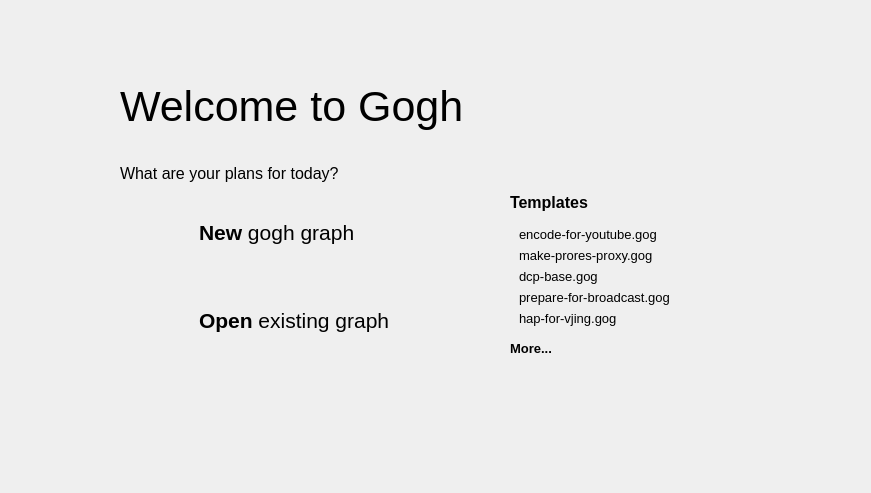
<?xml version="1.0" encoding="UTF-8"?>
<ui version="4.0">
 <class>WelcomeDialog</class>
 <widget class="QDialog" name="WelcomeDialog">
  <property name="geometry">
   <rect>
    <x>0</x>
    <y>0</y>
    <width>871</width>
    <height>493</height>
   </rect>
  </property>
  <property name="windowTitle">
   <string>Welcome to Gogh</string>
  </property>
  <layout class="QVBoxLayout" name="verticalLayout_4">
   <property name="spacing">
    <number>0</number>
   </property>
   <property name="leftMargin">
    <number>0</number>
   </property>
   <property name="topMargin">
    <number>0</number>
   </property>
   <property name="rightMargin">
    <number>0</number>
   </property>
   <property name="bottomMargin">
    <number>0</number>
   </property>
   <item>
    <widget class="QWidget" name="titleBar" native="true">
     <layout class="QHBoxLayout" name="horizontalLayout_4">
      <property name="spacing">
       <number>0</number>
      </property>
      <property name="leftMargin">
       <number>0</number>
      </property>
      <property name="topMargin">
       <number>0</number>
      </property>
      <property name="rightMargin">
       <number>0</number>
      </property>
      <property name="bottomMargin">
       <number>0</number>
      </property>
      <item>
       <spacer name="horizontalSpacer">
        <property name="orientation">
         <enum>Qt::Horizontal</enum>
        </property>
        <property name="sizeHint" stdset="0">
         <size>
          <width>836</width>
          <height>20</height>
         </size>
        </property>
       </spacer>
      </item>
      <item>
       <widget class="QPushButton" name="titleBarCloseButton">
        <property name="minimumSize">
         <size>
          <width>32</width>
          <height>32</height>
         </size>
        </property>
        <property name="maximumSize">
         <size>
          <width>32</width>
          <height>32</height>
         </size>
        </property>
        <property name="icon">
         <iconset resource="../resources/resources.qrc">
          <normaloff>:/images/cross.png</normaloff>:/images/cross.png</iconset>
        </property>
        <property name="iconSize">
         <size>
          <width>32</width>
          <height>32</height>
         </size>
        </property>
        <property name="flat">
         <bool>true</bool>
        </property>
       </widget>
      </item>
     </layout>
    </widget>
   </item>
   <item>
    <widget class="QWidget" name="centralWidget" native="true">
     <layout class="QVBoxLayout" name="verticalLayout_7">
      <property name="leftMargin">
       <number>120</number>
      </property>
      <property name="topMargin">
       <number>50</number>
      </property>
      <property name="rightMargin">
       <number>110</number>
      </property>
      <item>
       <widget class="QLabel" name="title">
        <property name="sizePolicy">
         <sizepolicy hsizetype="Preferred" vsizetype="Minimum">
          <horstretch>0</horstretch>
          <verstretch>0</verstretch>
         </sizepolicy>
        </property>
        <property name="text">
         <string>&lt;html&gt;&lt;head/&gt;&lt;body&gt;&lt;p&gt;&lt;span style=&quot; font-size:32pt;&quot;&gt;Welcome to Gogh&lt;/span&gt;&lt;/p&gt;&lt;/body&gt;&lt;/html&gt;</string>
        </property>
       </widget>
      </item>
      <item>
       <spacer name="verticalSpacer_2">
        <property name="orientation">
         <enum>Qt::Vertical</enum>
        </property>
        <property name="sizeType">
         <enum>QSizePolicy::Preferred</enum>
        </property>
        <property name="sizeHint" stdset="0">
         <size>
          <width>20</width>
          <height>27</height>
         </size>
        </property>
       </spacer>
      </item>
      <item>
       <widget class="QLabel" name="subtitle">
        <property name="text">
         <string>&lt;html&gt;&lt;head/&gt;&lt;body&gt;&lt;p&gt;&lt;span style=&quot; font-size:12pt;&quot;&gt;What are your plans for today?&lt;/span&gt;&lt;/p&gt;&lt;/body&gt;&lt;/html&gt;</string>
        </property>
       </widget>
      </item>
      <item>
       <widget class="QWidget" name="mainFrame" native="true">
        <property name="sizePolicy">
         <sizepolicy hsizetype="Preferred" vsizetype="Expanding">
          <horstretch>0</horstretch>
          <verstretch>0</verstretch>
         </sizepolicy>
        </property>
        <layout class="QHBoxLayout" name="horizontalLayout_3">
         <property name="spacing">
          <number>60</number>
         </property>
         <property name="leftMargin">
          <number>0</number>
         </property>
         <property name="topMargin">
          <number>4</number>
         </property>
         <property name="rightMargin">
          <number>0</number>
         </property>
         <property name="bottomMargin">
          <number>0</number>
         </property>
         <item>
          <widget class="QWidget" name="leftColumn" native="true">
           <property name="sizePolicy">
            <sizepolicy hsizetype="Preferred" vsizetype="Preferred">
             <horstretch>0</horstretch>
             <verstretch>0</verstretch>
            </sizepolicy>
           </property>
           <layout class="QVBoxLayout" name="verticalLayout_3">
            <property name="spacing">
             <number>8</number>
            </property>
            <property name="leftMargin">
             <number>0</number>
            </property>
            <property name="topMargin">
             <number>0</number>
            </property>
            <property name="rightMargin">
             <number>0</number>
            </property>
            <property name="bottomMargin">
             <number>0</number>
            </property>
            <item>
             <widget class="ClickableWidget" name="newButton" native="true">
              <layout class="QVBoxLayout" name="verticalLayout_5">
               <property name="spacing">
                <number>0</number>
               </property>
               <property name="leftMargin">
                <number>0</number>
               </property>
               <property name="topMargin">
                <number>0</number>
               </property>
               <property name="rightMargin">
                <number>0</number>
               </property>
               <property name="bottomMargin">
                <number>0</number>
               </property>
               <item>
                <widget class="QWidget" name="newButtonContent" native="true">
                 <layout class="QHBoxLayout" name="horizontalLayout">
                  <property name="topMargin">
                   <number>8</number>
                  </property>
                  <property name="rightMargin">
                   <number>60</number>
                  </property>
                  <property name="bottomMargin">
                   <number>8</number>
                  </property>
                  <item>
                   <widget class="QLabel" name="newIcon">
                    <property name="minimumSize">
                     <size>
                      <width>64</width>
                      <height>64</height>
                     </size>
                    </property>
                    <property name="maximumSize">
                     <size>
                      <width>64</width>
                      <height>64</height>
                     </size>
                    </property>
                    <property name="text">
                     <string/>
                    </property>
                    <property name="pixmap">
                     <pixmap resource="../resources/resources.qrc">:/images/new-file.png</pixmap>
                    </property>
                   </widget>
                  </item>
                  <item>
                   <widget class="QLabel" name="newLabel">
                    <property name="text">
                     <string>&lt;html&gt;&lt;head/&gt;&lt;body&gt;&lt;p&gt;&lt;span style=&quot; font-size:16pt; font-weight:600;&quot;&gt;New&lt;/span&gt;&lt;span style=&quot; font-size:16pt;&quot;&gt; gogh graph&lt;/span&gt;&lt;/p&gt;&lt;/body&gt;&lt;/html&gt;</string>
                    </property>
                   </widget>
                  </item>
                 </layout>
                </widget>
               </item>
              </layout>
             </widget>
            </item>
            <item>
             <widget class="ClickableWidget" name="openButton" native="true">
              <layout class="QVBoxLayout" name="verticalLayout_6">
               <property name="spacing">
                <number>0</number>
               </property>
               <property name="leftMargin">
                <number>0</number>
               </property>
               <property name="topMargin">
                <number>0</number>
               </property>
               <property name="rightMargin">
                <number>0</number>
               </property>
               <property name="bottomMargin">
                <number>0</number>
               </property>
               <item>
                <widget class="QWidget" name="openButtonContent" native="true">
                 <layout class="QHBoxLayout" name="horizontalLayout_2">
                  <property name="leftMargin">
                   <number>9</number>
                  </property>
                  <property name="topMargin">
                   <number>8</number>
                  </property>
                  <property name="rightMargin">
                   <number>60</number>
                  </property>
                  <property name="bottomMargin">
                   <number>8</number>
                  </property>
                  <item>
                   <widget class="QLabel" name="openIcon">
                    <property name="minimumSize">
                     <size>
                      <width>64</width>
                      <height>64</height>
                     </size>
                    </property>
                    <property name="maximumSize">
                     <size>
                      <width>64</width>
                      <height>64</height>
                     </size>
                    </property>
                    <property name="text">
                     <string/>
                    </property>
                    <property name="pixmap">
                     <pixmap resource="../resources/resources.qrc">:/images/open-file.png</pixmap>
                    </property>
                   </widget>
                  </item>
                  <item>
                   <widget class="QLabel" name="openLabel">
                    <property name="text">
                     <string>&lt;html&gt;&lt;head/&gt;&lt;body&gt;&lt;p&gt;&lt;span style=&quot; font-size:16pt; font-weight:600;&quot;&gt;Open&lt;/span&gt;&lt;span style=&quot; font-size:16pt;&quot;&gt; existing graph&lt;/span&gt;&lt;/p&gt;&lt;/body&gt;&lt;/html&gt;</string>
                    </property>
                   </widget>
                  </item>
                 </layout>
                </widget>
               </item>
              </layout>
             </widget>
            </item>
            <item>
             <spacer name="verticalSpacer_4">
              <property name="orientation">
               <enum>Qt::Vertical</enum>
              </property>
              <property name="sizeHint" stdset="0">
               <size>
                <width>20</width>
                <height>0</height>
               </size>
              </property>
             </spacer>
            </item>
           </layout>
          </widget>
         </item>
         <item>
          <widget class="QWidget" name="rightColumn" native="true">
           <layout class="QVBoxLayout" name="verticalLayout_2">
            <property name="leftMargin">
             <number>0</number>
            </property>
            <property name="topMargin">
             <number>0</number>
            </property>
            <property name="rightMargin">
             <number>0</number>
            </property>
            <property name="bottomMargin">
             <number>0</number>
            </property>
            <item>
             <widget class="QLabel" name="templatesTitle">
              <property name="text">
               <string>&lt;html&gt;&lt;head/&gt;&lt;body&gt;&lt;p&gt;&lt;span style=&quot; font-size:12pt;&quot;&gt;&lt;b&gt;Templates&lt;/b&gt;&lt;/span&gt;&lt;/p&gt;&lt;/body&gt;&lt;/html&gt;</string>
              </property>
             </widget>
            </item>
            <item>
             <widget class="QWidget" name="templateList" native="true">
              <property name="sizePolicy">
               <sizepolicy hsizetype="Preferred" vsizetype="Preferred">
                <horstretch>0</horstretch>
                <verstretch>0</verstretch>
               </sizepolicy>
              </property>
              <layout class="QVBoxLayout" name="verticalLayout">
               <item>
                <widget class="QLabel" name="template01">
                 <property name="text">
                  <string>&lt;html&gt;&lt;head/&gt;&lt;body&gt;&lt;p&gt;&lt;span style=&quot; font-size:10pt;&quot;&gt;encode-for-youtube.gog&lt;/span&gt;&lt;/p&gt;&lt;/body&gt;&lt;/html&gt;</string>
                 </property>
                </widget>
               </item>
               <item>
                <widget class="QLabel" name="template02">
                 <property name="text">
                  <string>&lt;html&gt;&lt;head/&gt;&lt;body&gt;&lt;p&gt;&lt;span style=&quot; font-size:10pt;&quot;&gt;make-prores-proxy.gog&lt;/span&gt;&lt;/p&gt;&lt;/body&gt;&lt;/html&gt;</string>
                 </property>
                </widget>
               </item>
               <item>
                <widget class="QLabel" name="template03">
                 <property name="text">
                  <string>&lt;html&gt;&lt;head/&gt;&lt;body&gt;&lt;p&gt;&lt;span style=&quot; font-size:10pt;&quot;&gt;dcp-base.gog&lt;/span&gt;&lt;/p&gt;&lt;/body&gt;&lt;/html&gt;</string>
                 </property>
                </widget>
               </item>
               <item>
                <widget class="QLabel" name="template04">
                 <property name="text">
                  <string>&lt;html&gt;&lt;head/&gt;&lt;body&gt;&lt;p&gt;&lt;span style=&quot; font-size:10pt;&quot;&gt;prepare-for-broadcast.gog&lt;/span&gt;&lt;/p&gt;&lt;/body&gt;&lt;/html&gt;</string>
                 </property>
                </widget>
               </item>
               <item>
                <widget class="QLabel" name="template05">
                 <property name="text">
                  <string>&lt;html&gt;&lt;head/&gt;&lt;body&gt;&lt;p&gt;&lt;span style=&quot; font-size:10pt;&quot;&gt;hap-for-vjing.gog&lt;/span&gt;&lt;/p&gt;&lt;/body&gt;&lt;/html&gt;</string>
                 </property>
                </widget>
               </item>
              </layout>
             </widget>
            </item>
            <item>
             <widget class="QLabel" name="more">
              <property name="text">
               <string>&lt;html&gt;&lt;head/&gt;&lt;body&gt;&lt;p&gt;&lt;span style=&quot; font-size:10pt;&quot;&gt;&lt;b&gt;More...&lt;/b&gt;&lt;/span&gt;&lt;/p&gt;&lt;/body&gt;&lt;/html&gt;</string>
              </property>
             </widget>
            </item>
            <item>
             <spacer name="verticalSpacer">
              <property name="orientation">
               <enum>Qt::Vertical</enum>
              </property>
              <property name="sizeHint" stdset="0">
               <size>
                <width>20</width>
                <height>0</height>
               </size>
              </property>
             </spacer>
            </item>
           </layout>
          </widget>
         </item>
        </layout>
       </widget>
      </item>
      <item>
       <spacer name="verticalSpacer_3">
        <property name="orientation">
         <enum>Qt::Vertical</enum>
        </property>
        <property name="sizeHint" stdset="0">
         <size>
          <width>20</width>
          <height>40</height>
         </size>
        </property>
       </spacer>
      </item>
     </layout>
    </widget>
   </item>
  </layout>
 </widget>
 <customwidgets>
  <customwidget>
   <class>ClickableWidget</class>
   <extends>QWidget</extends>
   <header>widgets/ClickableWidget.h</header>
   <container>1</container>
  </customwidget>
 </customwidgets>
 <resources>
  <include location="../resources/resources.qrc"/>
 </resources>
 <connections/>
</ui>
